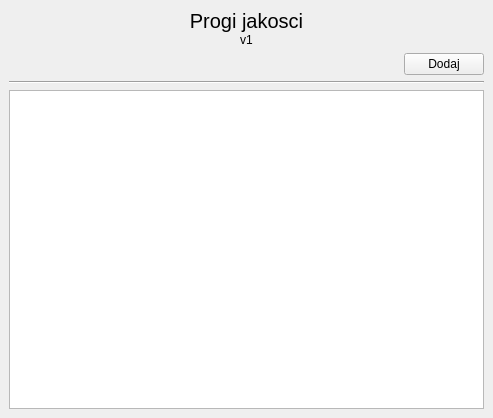
<?xml version="1.0" encoding="UTF-8"?>
<ui version="4.0">
 <class>Form</class>
 <widget class="QWidget" name="Form">
  <property name="geometry">
   <rect>
    <x>0</x>
    <y>0</y>
    <width>493</width>
    <height>418</height>
   </rect>
  </property>
  <property name="windowTitle">
   <string>Form</string>
  </property>
  <layout class="QGridLayout" name="gridLayout">
   <property name="leftMargin">
    <number>0</number>
   </property>
   <property name="topMargin">
    <number>0</number>
   </property>
   <property name="rightMargin">
    <number>0</number>
   </property>
   <property name="bottomMargin">
    <number>0</number>
   </property>
   <property name="spacing">
    <number>0</number>
   </property>
   <item row="0" column="0">
    <widget class="QWidget" name="widget" native="true">
     <layout class="QVBoxLayout" name="verticalLayout_2">
      <property name="spacing">
       <number>6</number>
      </property>
      <property name="leftMargin">
       <number>9</number>
      </property>
      <property name="topMargin">
       <number>9</number>
      </property>
      <property name="rightMargin">
       <number>9</number>
      </property>
      <property name="bottomMargin">
       <number>9</number>
      </property>
      <item>
       <widget class="QWidget" name="widget_3" native="true">
        <layout class="QVBoxLayout" name="verticalLayout">
         <property name="spacing">
          <number>0</number>
         </property>
         <property name="leftMargin">
          <number>0</number>
         </property>
         <property name="topMargin">
          <number>0</number>
         </property>
         <property name="rightMargin">
          <number>0</number>
         </property>
         <property name="bottomMargin">
          <number>0</number>
         </property>
         <item>
          <widget class="QLabel" name="label">
           <property name="font">
            <font>
             <pointsize>15</pointsize>
            </font>
           </property>
           <property name="text">
            <string>Progi jakosci</string>
           </property>
           <property name="alignment">
            <set>Qt::AlignCenter</set>
           </property>
          </widget>
         </item>
         <item>
          <widget class="QLabel" name="label_2">
           <property name="text">
            <string>v1</string>
           </property>
           <property name="alignment">
            <set>Qt::AlignCenter</set>
           </property>
          </widget>
         </item>
        </layout>
       </widget>
      </item>
      <item>
       <widget class="QWidget" name="widget_2" native="true">
        <layout class="QHBoxLayout" name="horizontalLayout">
         <property name="spacing">
          <number>0</number>
         </property>
         <property name="leftMargin">
          <number>0</number>
         </property>
         <property name="topMargin">
          <number>0</number>
         </property>
         <property name="rightMargin">
          <number>0</number>
         </property>
         <property name="bottomMargin">
          <number>0</number>
         </property>
         <item>
          <spacer name="horizontalSpacer">
           <property name="orientation">
            <enum>Qt::Horizontal</enum>
           </property>
           <property name="sizeHint" stdset="0">
            <size>
             <width>397</width>
             <height>20</height>
            </size>
           </property>
          </spacer>
         </item>
         <item>
          <widget class="QPushButton" name="btn_zapisz">
           <property name="text">
            <string>Dodaj</string>
           </property>
          </widget>
         </item>
        </layout>
       </widget>
      </item>
      <item>
       <widget class="Line" name="line">
        <property name="orientation">
         <enum>Qt::Horizontal</enum>
        </property>
       </widget>
      </item>
      <item>
       <widget class="QTableWidget" name="tab_dane"/>
      </item>
     </layout>
    </widget>
   </item>
  </layout>
 </widget>
 <resources/>
 <connections/>
</ui>
